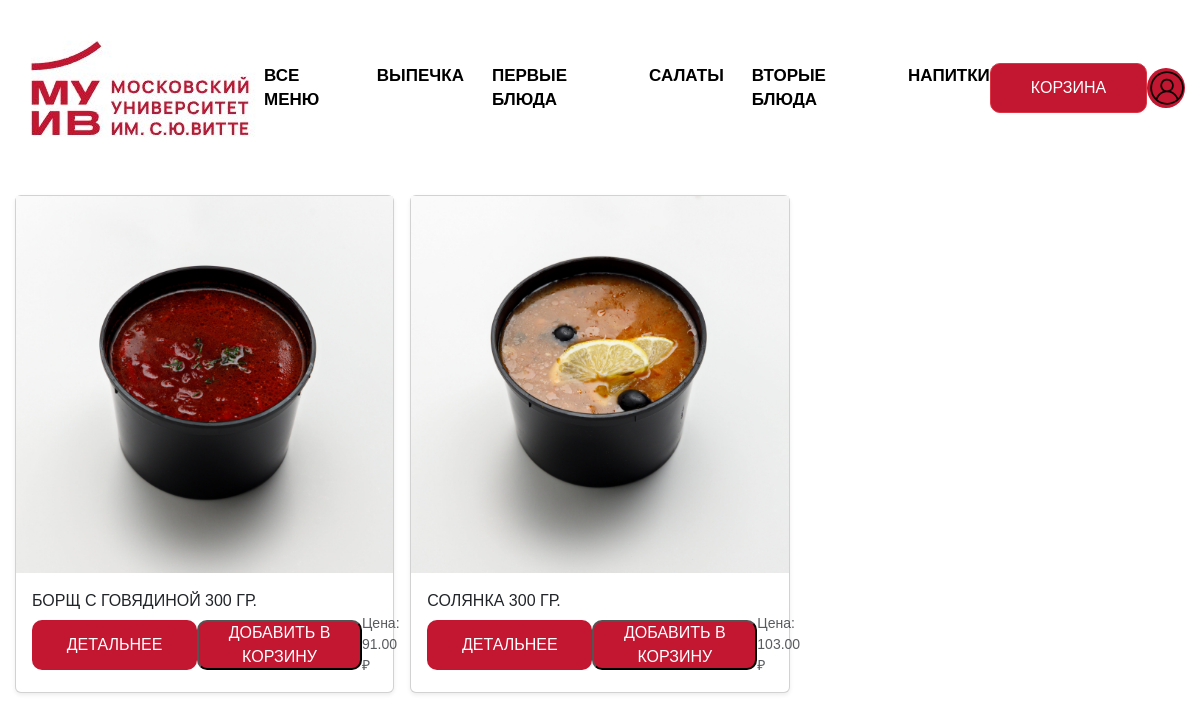
Screenshot of /category/first-dishes with the database file from the repository.
### app.py (models this page shows, shortened)
class Dish(db.Model):
    id = db.Column(db.Integer, primary_key=True)
    title = db.Column(db.String(50), nullable=False)
    image = db.Column(db.String(100))
    price = db.Column(db.Float, nullable=False)
    text = db.Column(db.Text, nullable=False)
    category = db.Column(db.String(50), nullable=False)
    fats = db.Column(db.Integer, nullable=False)
    proteins = db.Column(db.Integer, nullable=False)
    carbs = db.Column(db.Integer, nullable=False)
    calories = db.Column(db.Integer, nullable=False)

### app.py (the view)
@app.route('/category/<category>')
def category(category):
    dishes = Dish.query.filter_by(category=category).all()
    return render_template('category.html', category=category, dishes=dishes)

### templates/category.html (shortened to what this page needs)
<!DOCTYPE html>
<html lang="ru">
<head>
    <link rel="stylesheet" href="https://cdn.jsdelivr.net/npm/bootstrap@5.3.2/dist/css/bootstrap.min.css">
    <link rel="stylesheet" href="{{ url_for('static', filename='css/style.css') }}">
</head>
<body>
    <header class="header">
        <div class="container">
            <img src="{{ url_for('static', filename='images/icons/logo.png') }}" alt="" class="header__logo">
            <nav class="header__nav">
                <ul class="header__list">
                    <li><a href="/menu">Все меню</a></li>
                    <li><a href="/category/bakery">ВЫПЕЧКА</a></li>
                    <li><a href="/category/first-dishes">ПЕРВЫЕ БЛЮДА</a></li>
                    <li><a href="/category/salads">САЛАТЫ</a></li>
                    <li><a href="/category/second-dishes">ВТОРЫЕ БЛЮДА</a></li>
                    <li><a href="/category/drinks">НАПИТКИ</a></li>
                </ul>
            </nav>
            <a href="/cart" class="btn btn-danger">Корзина</a>
            {% if current_user.is_authenticated %}
                <a href="{{ url_for('profile', username=current_user.username) }}" class="image-btn btn-danger"></a>
            {% else %}
                <a href="{{ url_for('login') }}" class="image-btn btn-danger"></a>
            {% endif %}
        </div>
    </header>
    <main class="main">
        <div class="container">
            <div class="row row-cols-1 row-cols-sm-2 row-cols-md-3 g-3">
                {% for el in dishes %}
                <div class="col">
                    <div class="card shadow-sm">
                        <img src="{{ url_for('static', filename='images/' + el.image)}}" alt="el.name">
                        <div class="card-body">
                            <p class="my-0 font-weight-normal">{{ el.title }}</p>
                            <div class="d-flex justify-content-between align-items-center">
                                <div class="btn-group">
                                    <a href="/menu/{{ el.id }}" class="btn1 btn-danger">Детальнее</a>
                                </div>
                                <form action="{{ url_for('add_to_cart', dish_id=el.id) }}" method="POST">
                                    <button type="submit" class="btn1 btn-danger">Добавить в корзину</button>
                                </form>
                                <small class="text-body-secondary">Цена: {{ "%.2f" % el.price }} ₽</small>
                            </div>
                        </div>
                    </div>
                </div>
                {% endfor %}
            </div>
        </div>
    </main>
</body>
</html>

### static/css/style.css (style rules this page uses)
body { margin: 0; font-family: 'Proxima Nova', Arial, sans-serif; background-color: white; color: #000; }
a { color: #000; text-decoration: none; }
ul { list-style: none; padding: 0; margin: 0; }
.container { max-width: 1575px; margin-left: auto; margin-right: auto; padding: 0 15px; }
.btn { display: flex; align-items: center; justify-content: center; cursor: pointer; width: 165px; height: 50px; font-weight: 500; font-size: 16px; text-transform: uppercase; background: #c21631; border-radius: 10px; color: white; }
.btn1 { display: flex; align-items: center; justify-content: center; cursor: pointer; width: 165px; height: 50px; font-weight: 500; font-size: 16px; text-transform: uppercase; background: #c21631; border-radius: 10px; color: white; }
.image-btn { width: 40px; height: 40px; border: none; background-color: #c21631; border-radius: 50%; background-image: url('/static/images/icons/person-circle.svg'); background-size: cover; }
.header { padding: 25px 0px; }
.header .container { display: flex; justify-content: space-between; align-items: center; }
.header__list { display: flex; gap: 28px; }
.header__nav a { font-size: 17px; font-weight: 700; text-transform: uppercase; line-height: 1; -webkit-transition: all 0.1s ease; transition: all 0.1s ease; }
.main { padding: 20px 0; }

### rows the page displays
Dish: image (picture), title "БОРЩ С ГОВЯДИНОЙ 300 ГР.", price "91.00"
Dish: image (picture), title "СОЛЯНКА 300 ГР.", price "103.00"
